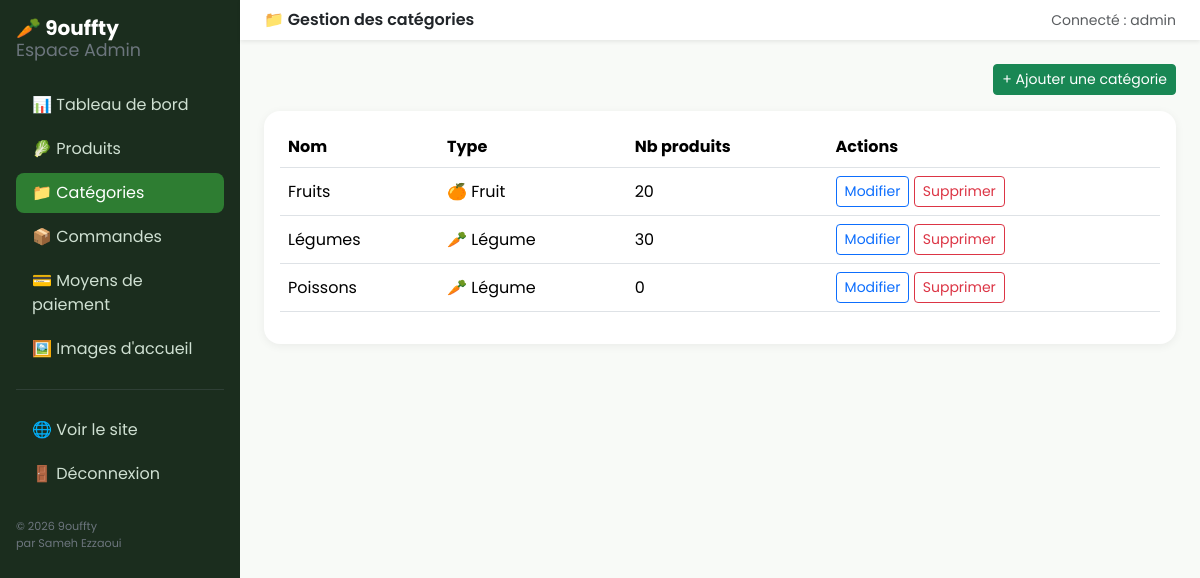
Page /gestion/categories/ (signed in) on the committed database.
### boutique/models.py (models this page shows, shortened)
class Categorie(models.Model):
    TYPE_CHOICES = [
        ('legume', 'Légume'),
        ('fruit', 'Fruit'),
        ('poisson', 'Poisson'),
        ('viande', 'Viande'),
        ('produit_laitier', 'Produit laitier'),
        ('epicerie', 'Épicerie'),
        ('autre', 'Autre'),
    ]
    nom = models.CharField(max_length=100, unique=True)
    slug = models.SlugField(max_length=110, unique=True)
    type_produit = models.CharField(max_length=20, choices=TYPE_CHOICES, default='legume')
    image = models.ImageField(upload_to='categories/', blank=True, null=True)
    class Meta:
        verbose_name = "Catégorie"
        verbose_name_plural = "Catégories"
        ordering = ['nom']

### dashboard/views.py (the view)
# urls.py: path('categories/', views.categories_liste, name='categories_liste'),
@login_required(login_url='dashboard:login')
@user_passes_test(est_staff, login_url='dashboard:login')
def categories_liste(request):
    categories = Categorie.objects.annotate(nb_produits=Count('produits'))
    return render(request, 'dashboard/categories_liste.html', {'categories': categories})

### boutique/context_processors.py (called while the page is built)
def types_categories(request):
    types_utilises = (
        Categorie.objects.values_list('type_produit', flat=True).distinct()
    )
    choices_dict = dict(Categorie.TYPE_CHOICES)
    types_disponibles = [
        (code, choices_dict.get(code, code)) for code in types_utilises
    ]
    types_disponibles.sort(key=lambda t: t[1])
    return {'types_produits_nav': types_disponibles}

### boutique/templatetags/boutique_extras.py (called while the page is built)
@register.filter
def emoji_type(type_produit):
    return EMOJIS.get(type_produit, '📦')

### dashboard/views.py (called while the page is built)
def est_staff(user):
    return user.is_active and user.is_staff

### templates/dashboard/categories_liste.html (shortened to what this page needs)
{% extends 'dashboard/base_dashboard.html' %}
{% load boutique_extras %}
{% block header %}📁 Gestion des catégories{% endblock %}
{% block dashboard_content %}
<div class="d-flex justify-content-end mb-3">
  <a href="{% url 'dashboard:categorie_ajouter' %}" class="btn btn-success btn-sm">+ Ajouter une catégorie</a>
</div>
<div class="card stat-card p-3">
  <div class="table-responsive">
    <table class="table align-middle">
      <thead><tr><th>Nom</th><th>Type</th><th>Nb produits</th><th>Actions</th></tr></thead>
      <tbody>
        {% for c in categories %}
        <tr>
          <td>{{ c.nom }}</td>
          <td>{{ c.type_produit|emoji_type }} {{ c.get_type_produit_display }}</td>
          <td>{{ c.nb_produits }}</td>
          <td>
            <a href="{% url 'dashboard:categorie_modifier' c.pk %}" class="btn btn-sm btn-outline-primary">Modifier</a>
            <a href="{% url 'dashboard:categorie_supprimer' c.pk %}" class="btn btn-sm btn-outline-danger">Supprimer</a>
          </td>
        </tr>
        {% empty %}
        <tr><td colspan="4" class="text-muted">Aucune catégorie.</td></tr>
        {% endfor %}
      </tbody>
    </table>
  </div>
</div>
{% endblock %}

### templates/dashboard/base_dashboard.html (shortened to what this page needs)
{% load static %}
<!DOCTYPE html>
<html lang="fr">
<head>
<link href="https://cdn.jsdelivr.net/npm/bootstrap@5.3.3/dist/css/bootstrap.min.css" rel="stylesheet">
<link rel="stylesheet" href="{% static 'css/style.css' %}">
</head>
<body>
<div class="d-flex">
  <div class="sidebar-dashboard p-3" style="width:240px; position:sticky; top:0; height:100vh;">
    <h2 class="h5 fw-bold text-white mb-4">🥕 9ouffty <span class="d-block small fw-normal text-secondary">Espace Admin</span></h2>
    <nav class="nav flex-column gap-1">
      <a class="nav-link {% if request.resolver_match.url_name == 'accueil' %}active{% endif %}" href="{% url 'dashboard:accueil' %}">📊 Tableau de bord</a>
      <a class="nav-link {% if 'produit' in request.resolver_match.url_name %}active{% endif %}" href="{% url 'dashboard:produits_liste' %}">🥬 Produits</a>
      <a class="nav-link {% if 'categorie' in request.resolver_match.url_name %}active{% endif %}" href="{% url 'dashboard:categories_liste' %}">📁 Catégories</a>
      <a class="nav-link {% if 'commande' in request.resolver_match.url_name %}active{% endif %}" href="{% url 'dashboard:commandes_liste' %}">📦 Commandes</a>
      <a class="nav-link {% if 'paiement' in request.resolver_match.url_name %}active{% endif %}" href="{% url 'dashboard:paiements_liste' %}">💳 Moyens de paiement</a>
      <a class="nav-link {% if 'slide' in request.resolver_match.url_name %}active{% endif %}" href="{% url 'dashboard:slides_liste' %}">🖼️ Images d'accueil</a>
      <hr class="text-secondary">
      <a class="nav-link" href="{% url 'boutique:accueil' %}" target="_blank">🌐 Voir le site</a>
      <a class="nav-link" href="{% url 'dashboard:logout' %}">🚪 Déconnexion</a>
    </nav>
    <p class="small text-secondary mt-4 mb-0" style="font-size:0.7rem;">© {% now "Y" %} 9ouffty<br>par Sameh Ezzaoui</p>
  </div>
  <div class="flex-grow-1">
    <nav class="navbar navbar-light bg-white shadow-sm px-4">
      <span class="fw-semibold">{% block header %}Tableau de bord{% endblock %}</span>
      <span class="text-muted small">Connecté : {{ request.user.username }}</span>
    </nav>
    <div class="p-4">
      {% block dashboard_content %}{% endblock %}
    </div>
  </div>
</div>
</body>
</html>

### static/css/style.css (style rules this page uses)
body { font-family: 'Poppins', sans-serif; background-color: #f8faf7; }
.sidebar-dashboard { min-height: 100vh; background: #1b2d1e; color: #e6ece7; }
.sidebar-dashboard a { color: #cfe0d2; text-decoration: none; }
.sidebar-dashboard a.active, .sidebar-dashboard a:hover { background: #2e7d32; color: #fff; border-radius: 8px; }
.stat-card { border-radius: 16px; border: none; box-shadow: 0 2px 10px rgba(0,0,0,.06); }

### rows in the picture
Categorie: nom "Fruits", type_produit|emoji_type "🍊", type_produit "Fruit", nb_produits "20"
Categorie: nom "Légumes", type_produit|emoji_type "🥕", type_produit "Légume", nb_produits "30"
Categorie: nom "Poissons", type_produit|emoji_type "🥕", type_produit "Légume", nb_produits "0"

### other values in the picture
{{ request.user.username }} "admin"
